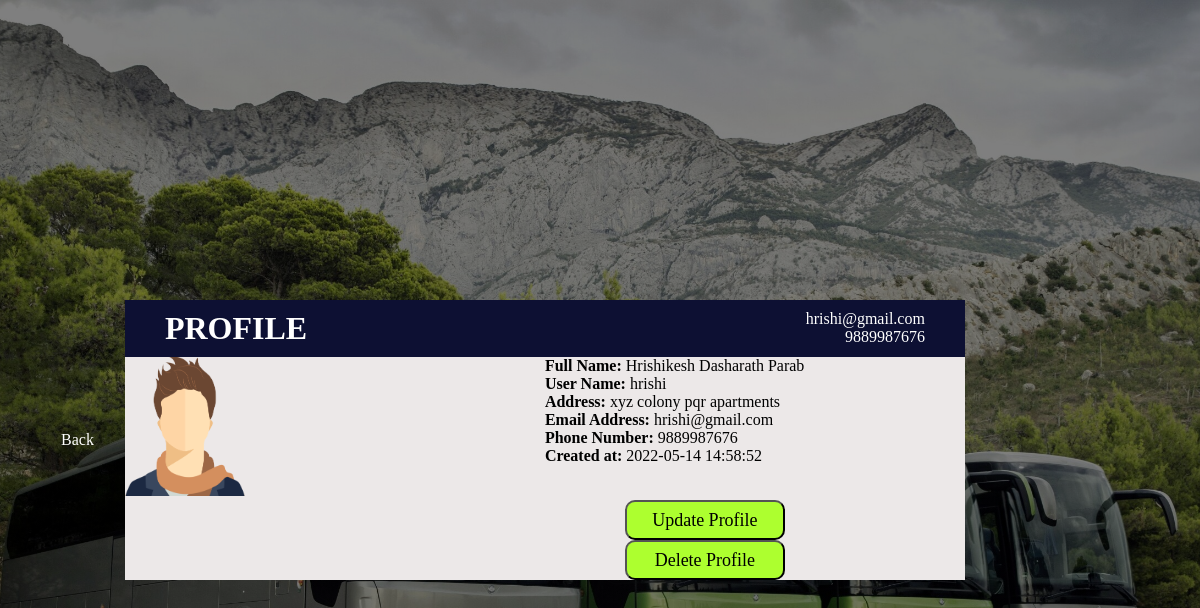
The app's page /Trial/vprofile.php (signed in) with its own data.
### tables this page shows
CREATE TABLE IF NOT EXISTS `register` (
  `f_name` varchar(255) NOT NULL,
  `u_name` varchar(255) NOT NULL,
  `email` varchar(255) NOT NULL,
  `phone_no` varchar(255) NOT NULL,
  `gender` enum('Male','Female','Other') NOT NULL,
  `pass` varchar(255) DEFAULT NULL,
  `created` timestamp NOT NULL DEFAULT current_timestamp() ON UPDATE current_timestamp(),
  `r_id` int(11) NOT NULL AUTO_INCREMENT,
  `u_address` varchar(255) NOT NULL,
  PRIMARY KEY (`r_id`),
  UNIQUE KEY `u_name` (`u_name`)
);

### Trial/vprofile.php (the view, shortened to what this page needs)
<?php
  $r_id= " ". $_SESSION["user_id"] ." ";
    include('include/connect.php');
    $sql="SELECT * FROM register Where r_id=$r_id ";
    $result=mysqli_query($conn,$sql);
    $num=mysqli_num_rows($result);
        if($num!=0)
        {
            while($row=mysqli_fetch_assoc($result))
            {
                $email=" ".$row['email']." ";
                $fname=" ".$row['f_name']." ";
                $uname=" ".$row['u_name']." ";
                $uadd=" ".$row['u_address']." ";
                $Created=" ".$row['created']." ";
                $phn=" ".$row['phone_no']." ";
            }
        }
?>
<!DOCTYPE html>
<html lang="en">
    <head>
        <link rel="stylesheet" href="css1/vprofile.css">
       </head>
<body>
            <ul>
                <li><a href="main2.php">Back</a></li>
            </ul>
    <div class="container">
        <div class="brand-section">
            <div class="row">
                <div class="col-6">
                    <h1 class="text-white">PROFILE</h1>
                </div>
                <div class="col-6">
                    <div class="company-details">
                        <p class="text-white"><?php echo "$email"; ?></p>
                        <p class="text-white"><?php echo "$phn"; ?></p>
                    </div>
                </div>
            </div>
        </div>
        <div class="body-section">
            <div class="row">
                <div class="col-6">
                    <div class="logo">
                        <img src="css1/images/profile.png">
                            <a href="pupdate.php">
                                <div class="bn">
                                    <button class="cn">
                                        <p>
                                            <?php echo "Update Profile"; ?>
                                        </p>
                                    </button>
                                </div>
                            </a>
                            <a href="rdelete.php?" onclick="rdelete()">
                                <div class="bn">
                                    <button class="cn">
                                        <p>
                                            Delete Profile
                                        </p>
                                    </button>
                                </div>
                            </a>
                    </div>
                </div>
                <div class="col-6">
                    <p class="sub-heading"><b>Full Name:</b><?php echo $fname; ?></p>
                    <p class="sub-heading"><b>User Name:</b><?php echo $uname; ?></p>
                    <p class="sub-heading"><b>Address:</b><?php echo $uadd; ?></p>
                    <p class="sub-heading"><b>Email Address:</b><?php echo $email; ?></p>
                    <p class="sub-heading"><b>Phone Number:</b><?php echo $phn; ?></p>
                    <p class="sub-heading"><b>Created at:</b><?php echo $Created; ?></p>
                </div>
            </div>
        </div>
    </div>
</body>
</html>

### Trial/css1/vprofile.css (style rules this page uses)
body { background: linear-gradient(to top,rgba(0,0,0,0.5)50%,rgba(0,0,0,0.5)50%),url(images/1.jpg); background-position: center; background-size: cover; height: 100vh; align-items: center; height: 110vh; display: flex; justify-content: center; margin: 0; padding: 0; }
h1,h2,h3,h4,h5,h6 { margin: 0; padding: 0; }
.logo img { top: auto; left: auto; width: 120px; height: auto; }
.bn .cn { margin-left: 500px; background: greenyellow; width: 160px; height: 40px; font-family: 'Times New Roman'; color: #000; font-size: 18px; bottom: 10px; border-radius: 10px; cursor: pointer; }
.bn .cn p { text-decoration: none; transition: .3s ease; }
p { margin: 0; padding: 0; }
.container { background-color: #ece8e8; width: 70%; margin-right: auto; margin-left: 10px; }
.brand-section { background-color: #0d1033; padding: 10px 40px; }
.logo { width: 50%; }
.row { display: flex; flex-wrap: wrap; }
.col-6 { width: 50%; flex: 0 0 auto; }
.text-white { color: #fff; }
.company-details { float: right; text-align: right; }
ul li { display: inline-block; }
ul li a { text-decoration: none; color: #fff; padding: 5px 20px; border: 1px solid transparent; transition: 0.6s ease; }

### records on screen
register: email "hrishi@gmail.com", phone_no "9889987676", f_name "Hrishikesh Dasharath Parab", u_name "hrishi", u_address "xyz colony pqr apartments", created "2022-05-14 14:58:52"
